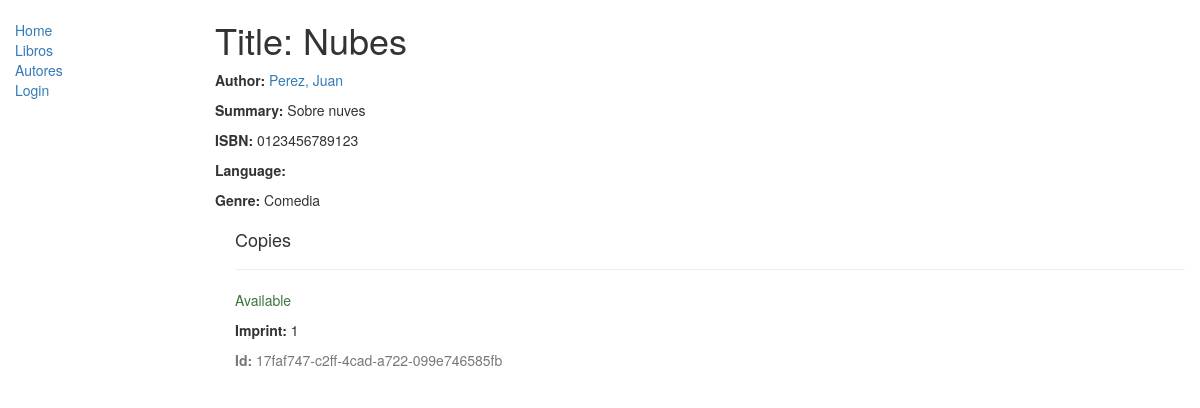
/catalog/book/1, run on the app's committed database.
### catalog/models.py (models this page shows, shortened)
class Book(models.Model):
    title = models.CharField(max_length=200)
    author = models.ForeignKey('Author', on_delete=models.SET_NULL, null=True)
    summary = models.TextField(max_length=1000, help_text="Ingrese una breve descripción del libro")
    isbn = models.CharField('ISBN',max_length=13, help_text='13 Caracteres <a href="https://www.isbn-international.org/content/what-isbn">ISBN number</a>')
    genre = models.ManyToManyField(Genre, help_text="Seleccione un genero para este libro")
    class Meta:
        ordering = ['title', 'author']
    def display_genre(self):
        """
        Creates a string for the Genre. This is required to display genre in Admin.
        """
        return ', '.join([ genre.name for genre in self.genre.all()[:3] ])
    display_genre.short_description = 'Genre'

class Author(models.Model):
    first_name = models.CharField(max_length=100)
    last_name = models.CharField(max_length=100)
    date_of_birth = models.DateField(null=True, blank=True)
    date_of_death = models.DateField('died', null=True, blank=True)
    class Meta:
        ordering = ['last_name', 'first_name']
    def __str__(self):
        return '%s, %s' % (self.last_name, self.first_name)

class Genre(models.Model):
    name = models.CharField(max_length=200, help_text="Ingrese el nombre del género (p. ej. Ciencia Ficción, Poesía Francesa etc.)")
    def __str__(self):
        return self.name

class BookInstance(models.Model):
    id = models.UUIDField(primary_key=True, default=uuid.uuid4,
                          help_text="Unique ID for this particular book across whole library")
    book = models.ForeignKey('Book', on_delete=models.RESTRICT, null=True)
    imprint = models.CharField(max_length=200)
    due_back = models.DateField(null=True, blank=True)
    borrower = models.ForeignKey(User, on_delete=models.SET_NULL, null=True, blank=True)
    LOAN_STATUS = (
        ('d', 'Maintenance'),
        ('o', 'On loan'),
        ('a', 'Available'),
        ('r', 'Reserved'),
    )
    status = models.CharField(
        max_length=1,
        choices=LOAN_STATUS,
        blank=True,
        default='d',
        help_text='Book availability')
    class Meta:
        ordering = ['due_back']
        permissions = (("can_mark_returned", "Set book as returned"),)

### catalog/views.py (the view)
# urls.py: re_path(r'^book/(?P<pk>\d+)$', views.BookDetailView.as_view(), name='book-detail'),
class BookDetailView(generic.DetailView):
    model = Book

### catalog/templates/catalog/book_detail.html (shortened to what this page needs)
{% extends "base_generic.html" %}
{% block content %}
  <h1>Title: {{ book.title }}</h1>
  <p><strong>Author:</strong> <a href="">{{ book.author }}</a></p>
  <p><strong>Summary:</strong> {{ book.summary }}</p>
  <p><strong>ISBN:</strong> {{ book.isbn }}</p>
  <p><strong>Language:</strong> {{ book.language }}</p>
  <p><strong>Genre:</strong> {% for genre in book.genre.all %} {{ genre }}{% if not forloop.last %}, {% endif %}{% endfor %}</p>
  <div style="margin-left:20px;margin-top:20px">
    <h4>Copies</h4>
    {% for copy in book.bookinstance_set.all %}
    <hr>
    <p class="{% if copy.status == 'a' %}text-success{% elif copy.status == 'm' %}text-danger{% else %}text-warning{% endif %}">{{ copy.get_status_display }}</p>
    <p><strong>Imprint:</strong> {{copy.imprint}}</p>
    <p class="text-muted"><strong>Id:</strong> {{copy.id}}</p>
    {% endfor %}
  </div>
{% endblock %}

### catalog/templates/base_generic.html (shortened to what this page needs)
<!DOCTYPE html>
<html lang="en">
<head>
  <link rel="stylesheet" href="https://maxcdn.bootstrapcdn.com/bootstrap/3.3.7/css/bootstrap.min.css">
  {% load static %}
  <link rel="stylesheet" href="{% static 'css/styles.css' %}">
</head>
<body>
  <div class="container-fluid">
    <div class="row">
      <div class="col-sm-2">
      {% block sidebar %}
      <ul class="sidebar-nav">
          <li><a href="{% url 'index' %}">Home</a></li>
          <li><a href="{% url 'books' %}">Libros</a></li>
          <li><a href="{% url 'authors' %}">Autores</a></li>
          {% if user.is_authenticated %}
            <li li>User: {{ user.get_username }}</li>
            <li><a href="{% url 'all-borrowed' %}">My Borrowed</a></li>
            <li><a href="{% url 'logout'%}?next={{request.path}}">Logout</a></li>
          {% else %}
            <li><a href="{% url 'login'%}?next={{request.path}}">Login</a></li>
          {% endif %}
      </ul>
     {% endblock %}
      </div>
      <div class="col-sm-10 ">
          {% block content %}{% endblock %}
      </div>
    </div>
  </div>
</body>
</html>

### catalog/static/css/styles.css (style rules this page uses)
.sidebar-nav { margin-top: 20px; padding: 0; list-style: none; }

### data on the page
Book: title "Nubes", author "Perez, Juan", summary "Sobre nuves", isbn "0123456789123"
Genre: name "Comedia"
BookInstance: status "Available", imprint "1", id "17faf747-c2ff-4cad-a722-099e746585fb"
